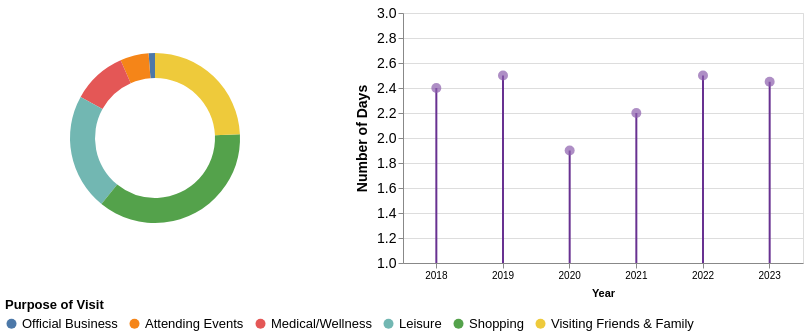

Specify this chart in Vega-Lite:
### Vega-Lite specification from a JSON file in a GitHub repository (floating-point values rounded to 4 significant figures)
{"$schema": "https://vega.github.io/schema/vega-lite/v5.json", "hconcat": [{"width": 300, "height": 250, "data": {"values": [{"Category": "Official Business", "Value": 1.2}, {"Category": "Attending Events", "Value": 5.4}, {"Category": "Medical/Wellness", "Value": 10.3}, {"Category": "Leisure", "Value": 22.1}, {"Category": "Shopping", "Value": 36.4}, {"Category": "Visiting Friends & Family", "Value": 24.2}]}, "encoding": {"color": {"field": "Category", "type": "nominal", "scale": {"domain": ["Official Business", "Attending Events", "Medical/Wellness", "Leisure", "Shopping", "Visiting Friends & Family"]}, "legend": {"title": "Purpose of Visit", "titleFontSize": 13, "labelFontSize": 13, "orient": "bottom", "offset": 0}}, "theta": {"field": "Value", "type": "quantitative"}, "tooltip": [{"field": "Category", "title": "Purpose of Visit"}, {"field": "Value", "title": "Percentage", "format": ".1f"}]}, "mark": {"type": "arc", "innerRadius": 60, "outerRadius": 85, "tooltip": true}, "config": {"tooltip": {"size": {"value": 15}}}}, {"description": "Lollipop chart showing days data for each year", "data": {"values": [{"year": 2018, "days": 2.4}, {"year": 2019, "days": 2.5}, {"year": 2020, "days": 1.9}, {"year": 2021, "days": 2.2}, {"year": 2022, "days": 2.5}, {"year": 2023, "days": 2.45}]}, "layer": [{"mark": {"type": "rule", "strokeWidth": 2, "color": "#683191"}, "encoding": {"x": {"field": "year", "type": "ordinal"}, "y": {"field": "days", "type": "quantitative", "scale": {"domain": [1, 3], "nice": false, "tickCount": 5}}, "tooltip": [{"field": "year", "type": "ordinal", "title": "Year"}, {"field": "days", "type": "quantitative", "title": "Number of Days"}]}}, {"mark": {"type": "circle", "filled": true, "size": 100, "color": "#8b5ead"}, "encoding": {"x": {"field": "year", "type": "ordinal"}, "y": {"field": "days", "type": "quantitative"}, "tooltip": [{"field": "year", "type": "ordinal", "title": "Year"}, {"field": "days", "type": "quantitative", "title": "Number of Days"}]}}], "encoding": {"x": {"field": "year", "type": "ordinal", "axis": {"title": "Year", "labelAngle": 0, "titlePadding": 7}}, "y": {"field": "days", "type": "quantitative", "axis": {"title": "Number of Days", "titlePadding": 7, "titleFontSize": 14, "labelFontSize": 14}}}, "width": 400, "height": 250}], "spacing": 50}
